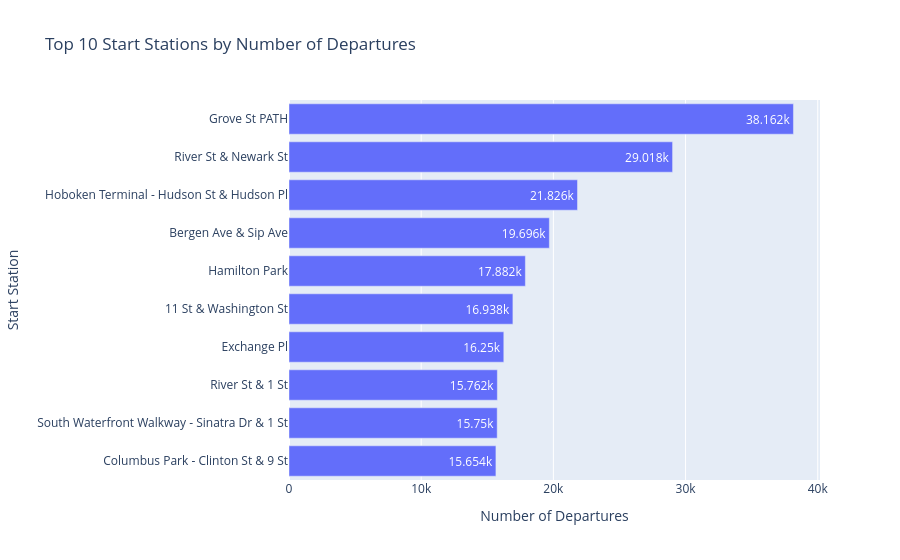

Source (notebook cell):
### Code cell
fig = px.bar(
    top_start_stations.sort_values("number_of_departures"),
    x="number_of_departures",
    y="start_station_name",
    orientation="h",
    title="Top 10 Start Stations by Number of Departures",
    text_auto=True
)

fig.update_layout(
    xaxis_title="Number of Departures",
    yaxis_title="Start Station"
)

fig.show()

### Figure 1 — Plotly figure (JSON) as saved in the notebook; plotly's stock layout.template omitted (floating-point values rounded to 4 significant figures)
{"data": [{"hovertemplate": "number_of_departures=%{x}<br>start_station_name=%{y}<extra></extra>", "legendgroup": "", "marker": {"color": "#636efa", "pattern": {"shape": ""}}, "name": "", "orientation": "h", "showlegend": false, "textposition": "auto", "texttemplate": "%{x}", "type": "bar", "x": [15654, 15750, 15762, 16250, 16938, 17882, 19696, 21826, 29018, 38162], "xaxis": "x", "y": ["Columbus Park - Clinton St & 9 St", "South Waterfront Walkway - Sinatra Dr & 1 St", "River St & 1 St", "Exchange Pl", "11 St & Washington St", "Hamilton Park", "Bergen Ave & Sip Ave", "Hoboken Terminal - Hudson St & Hudson Pl", "River St & Newark St", "Grove St PATH"], "yaxis": "y"}], "layout": {"barmode": "relative", "legend": {"tracegroupgap": 0}, "title": {"text": "Top 10 Start Stations by Number of Departures"}, "xaxis": {"anchor": "y", "domain": [0, 1], "title": {"text": "Number of Departures"}}, "yaxis": {"anchor": "x", "domain": [0, 1], "title": {"text": "Start Station"}}}}
